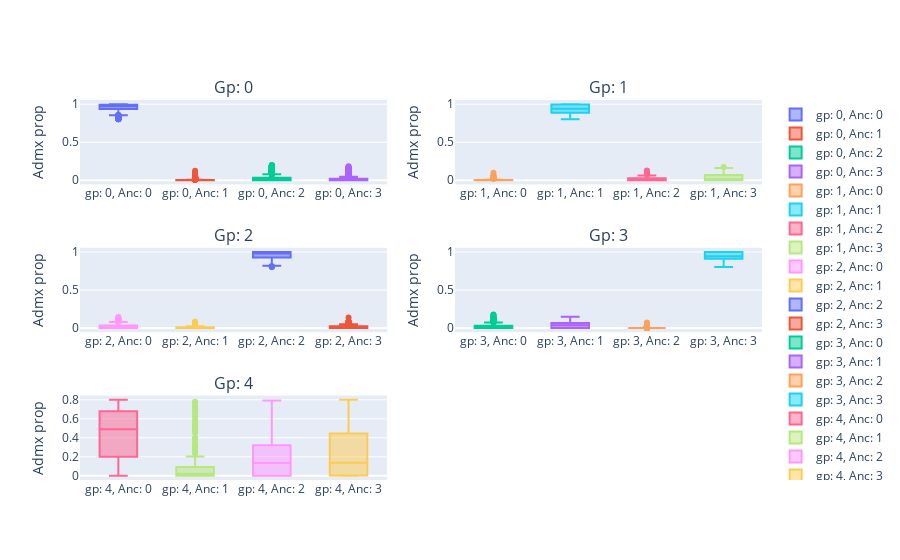

The code cell stored with this chart in its notebook:
### Markdown cell above
### III. Admixture probabilities.

The recombination variable subject to the above functions controls the probability that a choice will be
made between sources of new samples at a given window.

Here we define the chances of sampling from each population if the choice to sample is made. For the sake of simplicity, and risking some confusion in terms, we will make use of the admixture proportions of a structure analysis using sNMF (Frichot et al. 2014).

For the moment, probabilities of Admixture are determined to remain uniform across windows.


**help**

If the recombination variable is regarded as the probability of *historical recombination*, i.e. the probability that crossing over occured at a given site in the past, then the *admixture probability* would roughly equate the proportion of times the ancestors of an individual crossed with material from a given source. 

**References**

- Frichot E, Mathieu F, Trouillon T, Bouchard G, François O. 2014. Fast and efficient estimation of individual ancestry coefficients. [Genetics 196: 973–983](http://www.genetics.org/content/196/4/973.short).

### Code cell
### Reading the sNMF output, and classing according to an inclusion threshold.

from synth_tools.Generate_samples import OriginbySNMF
inclusion_threshold= .8

Geno_Q = "D:/GitHub/Tools_and_toys/Simulate_genomes/Complementary_data/sNMF_output.Q"
Geneo, Ind_admx = OriginbySNMF(Geno_Q,inclusion_threshold)

#####
from synth_tools.Tutorial_subplots import Admixture_subplots_lib

Admixture_subplots_lib(Geneo,Ncols= 2,xaxis= '',yaxis= 'Admx prop',title= '')

### Figure 1 — Plotly figure (JSON) as saved in the notebook; plotly's stock layout.template omitted (floating-point values rounded to 4 significant figures; data arrays with more than 128 entries replaced by an {"elided": "..."} marker saying what was removed)
{"data": [{"name": "gp: 0, Anc: 0", "type": "box", "xaxis": "x", "y": {"elided": "1672 float values"}, "yaxis": "y"}, {"name": "gp: 0, Anc: 1", "type": "box", "xaxis": "x", "y": {"elided": "1672 float values"}, "yaxis": "y"}, {"name": "gp: 0, Anc: 2", "type": "box", "xaxis": "x", "y": {"elided": "1672 float values"}, "yaxis": "y"}, {"name": "gp: 0, Anc: 3", "type": "box", "xaxis": "x", "y": {"elided": "1672 float values"}, "yaxis": "y"}, {"name": "gp: 1, Anc: 0", "type": "box", "xaxis": "x2", "y": [9.998e-05, 9.998e-05, 9.998e-05, 9.998e-05, 9.998e-05, 9.999e-05, 9.998e-05, 9.998e-05, 0.04455, 9.998e-05, 9.998e-05, 9.998e-05, 9.998e-05, 9.999e-05, 0.06042, 0.004884, 0.04966, 9.998e-05, 0.002987, 9.998e-05, 9.998e-05, 9.998e-05, 0.01982, 9.998e-05, 9.998e-05, 0.03807, 9.998e-05, 9.998e-05, 0.06461, 9.998e-05, 0.03783, 9.998e-05, 9.998e-05, 9.998e-05, 9.998e-05, 9.998e-05, 9.998e-05, 0.03837, 9.998e-05, 9.998e-05, 9.998e-05, 9.998e-05, 9.998e-05, 9.998e-05, 9.998e-05, 9.998e-05, 9.998e-05, 9.998e-05, 9.998e-05, 9.998e-05, 0.09819, 0.01778, 0.02971, 0.01958, 9.998e-05, 0.04986, 0.02422, 9.998e-05, 9.998e-05, 9.998e-05, 9.998e-05, 9.998e-05], "yaxis": "y2"}, {"name": "gp: 1, Anc: 1", "type": "box", "xaxis": "x2", "y": [0.9932, 0.9997, 0.9997, 0.9969, 0.9997, 0.9049, 0.9997, 0.8846, 0.8786, 0.8498, 0.8388, 0.8968, 0.9188, 0.8006, 0.8253, 0.94, 0.8734, 0.9386, 0.8871, 0.917, 0.9036, 0.9997, 0.8466, 0.9847, 0.9872, 0.942, 0.9565, 0.9997, 0.8935, 0.9997, 0.9143, 0.9095, 0.9087, 0.8872, 0.9102, 0.9609, 0.9957, 0.9614, 0.8435, 0.9312, 0.9546, 0.9522, 0.9997, 0.9997, 0.9997, 0.9997, 0.909, 0.9749, 0.8659, 0.9997, 0.8255, 0.9229, 0.9382, 0.9398, 0.9611, 0.8163, 0.9638, 0.9997, 0.9941, 0.8269, 0.9997, 0.8732], "yaxis": "y2"}, {"name": "gp: 1, Anc: 2", "type": "box", "xaxis": "x2", "y": [0.00658, 9.998e-05, 9.998e-05, 9.998e-05, 9.998e-05, 0.0221, 9.998e-05, 0.1152, 0.021, 9.998e-05, 9.998e-05, 0.103, 9.998e-05, 0.05528, 0.01881, 0.009532, 0.02864, 0.06122, 9.999e-05, 9.998e-05, 0.09616, 9.998e-05, 9.999e-05, 0.01509, 0.01256, 0.01981, 9.998e-05, 9.998e-05, 9.999e-05, 9.998e-05, 0.01919, 9.998e-05, 0.09114, 0.1126, 0.08962, 0.03887, 9.998e-05, 9.998e-05, 9.998e-05, 9.998e-05, 9.998e-05, 9.998e-05, 9.998e-05, 9.998e-05, 9.998e-05, 9.998e-05, 9.998e-05, 0.02491, 9.998e-05, 9.998e-05, 0.07367, 0.03458, 0.02924, 0.04052, 9.998e-05, 0.01804, 0.01185, 9.998e-05, 9.998e-05, 9.998e-05, 9.998e-05, 0.1266], "yaxis": "y2"}, {"name": "gp: 1, Anc: 3", "type": "box", "xaxis": "x2", "y": [9.998e-05, 9.998e-05, 9.998e-05, 0.002865, 9.998e-05, 0.07293, 9.998e-05, 9.998e-05, 0.0558, 0.15, 0.161, 9.998e-05, 0.08104, 0.144, 0.09542, 0.04559, 0.04826, 9.998e-05, 0.1098, 0.08282, 9.998e-05, 9.998e-05, 0.1335, 9.998e-05, 9.998e-05, 9.999e-05, 0.04327, 9.998e-05, 0.04175, 9.998e-05, 0.02867, 0.09027, 9.998e-05, 9.998e-05, 9.998e-05, 9.998e-05, 0.004141, 9.998e-05, 0.1563, 0.06856, 0.04524, 0.04762, 9.998e-05, 9.998e-05, 9.998e-05, 9.998e-05, 0.09083, 9.998e-05, 0.1339, 9.998e-05, 0.002664, 0.0247, 0.002892, 9.999e-05, 0.03872, 0.1158, 9.999e-05, 9.998e-05, 0.005681, 0.1729, 9.998e-05, 9.998e-05], "yaxis": "y2"}, {"name": "gp: 2, Anc: 0", "type": "box", "xaxis": "x3", "y": {"elided": "170 float values"}, "yaxis": "y3"}, {"name": "gp: 2, Anc: 1", "type": "box", "xaxis": "x3", "y": {"elided": "170 float values"}, "yaxis": "y3"}, {"name": "gp: 2, Anc: 2", "type": "box", "xaxis": "x3", "y": {"elided": "170 float values"}, "yaxis": "y3"}, {"name": "gp: 2, Anc: 3", "type": "box", "xaxis": "x3", "y": {"elided": "170 float values"}, "yaxis": "y3"}, {"name": "gp: 3, Anc: 0", "type": "box", "xaxis": "x4", "y": {"elided": "806 float values"}, "yaxis": "y4"}, {"name": "gp: 3, Anc: 1", "type": "box", "xaxis": "x4", "y": {"elided": "806 float values"}, "yaxis": "y4"}, {"name": "gp: 3, Anc: 2", "type": "box", "xaxis": "x4", "y": {"elided": "806 float values"}, "yaxis": "y4"}, {"name": "gp: 3, Anc: 3", "type": "box", "xaxis": "x4", "y": {"elided": "806 float values"}, "yaxis": "y4"}, {"name": "gp: 4, Anc: 0", "type": "box", "xaxis": "x5", "y": {"elided": "313 float values"}, "yaxis": "y5"}, {"name": "gp: 4, Anc: 1", "type": "box", "xaxis": "x5", "y": {"elided": "313 float values"}, "yaxis": "y5"}, {"name": "gp: 4, Anc: 2", "type": "box", "xaxis": "x5", "y": {"elided": "313 float values"}, "yaxis": "y5"}, {"name": "gp: 4, Anc: 3", "type": "box", "xaxis": "x5", "y": {"elided": "313 float values"}, "yaxis": "y5"}], "layout": {"annotations": [{"font": {"size": 16}, "showarrow": false, "text": "Gp: 0", "x": 0.225, "xanchor": "center", "xref": "paper", "y": 1, "yanchor": "bottom", "yref": "paper"}, {"font": {"size": 16}, "showarrow": false, "text": "Gp: 1", "x": 0.775, "xanchor": "center", "xref": "paper", "y": 1, "yanchor": "bottom", "yref": "paper"}, {"font": {"size": 16}, "showarrow": false, "text": "Gp: 2", "x": 0.225, "xanchor": "center", "xref": "paper", "y": 0.6111, "yanchor": "bottom", "yref": "paper"}, {"font": {"size": 16}, "showarrow": false, "text": "Gp: 3", "x": 0.775, "xanchor": "center", "xref": "paper", "y": 0.6111, "yanchor": "bottom", "yref": "paper"}, {"font": {"size": 16}, "showarrow": false, "text": "Gp: 4", "x": 0.225, "xanchor": "center", "xref": "paper", "y": 0.2222, "yanchor": "bottom", "yref": "paper"}], "xaxis": {"anchor": "y", "domain": [0, 0.45]}, "xaxis2": {"anchor": "y2", "domain": [0.55, 1]}, "xaxis3": {"anchor": "y3", "domain": [0, 0.45]}, "xaxis4": {"anchor": "y4", "domain": [0.55, 1]}, "xaxis5": {"anchor": "y5", "domain": [0, 0.45]}, "xaxis6": {"anchor": "y6", "domain": [0.55, 1]}, "yaxis": {"anchor": "x", "domain": [0.7778, 1], "title": {"text": "Admx prop"}}, "yaxis2": {"anchor": "x2", "domain": [0.7778, 1], "title": {"text": "Admx prop"}}, "yaxis3": {"anchor": "x3", "domain": [0.3889, 0.6111], "title": {"text": "Admx prop"}}, "yaxis4": {"anchor": "x4", "domain": [0.3889, 0.6111], "title": {"text": "Admx prop"}}, "yaxis5": {"anchor": "x5", "domain": [0, 0.2222], "title": {"text": "Admx prop"}}, "yaxis6": {"anchor": "x6", "domain": [0, 0.2222]}}}
